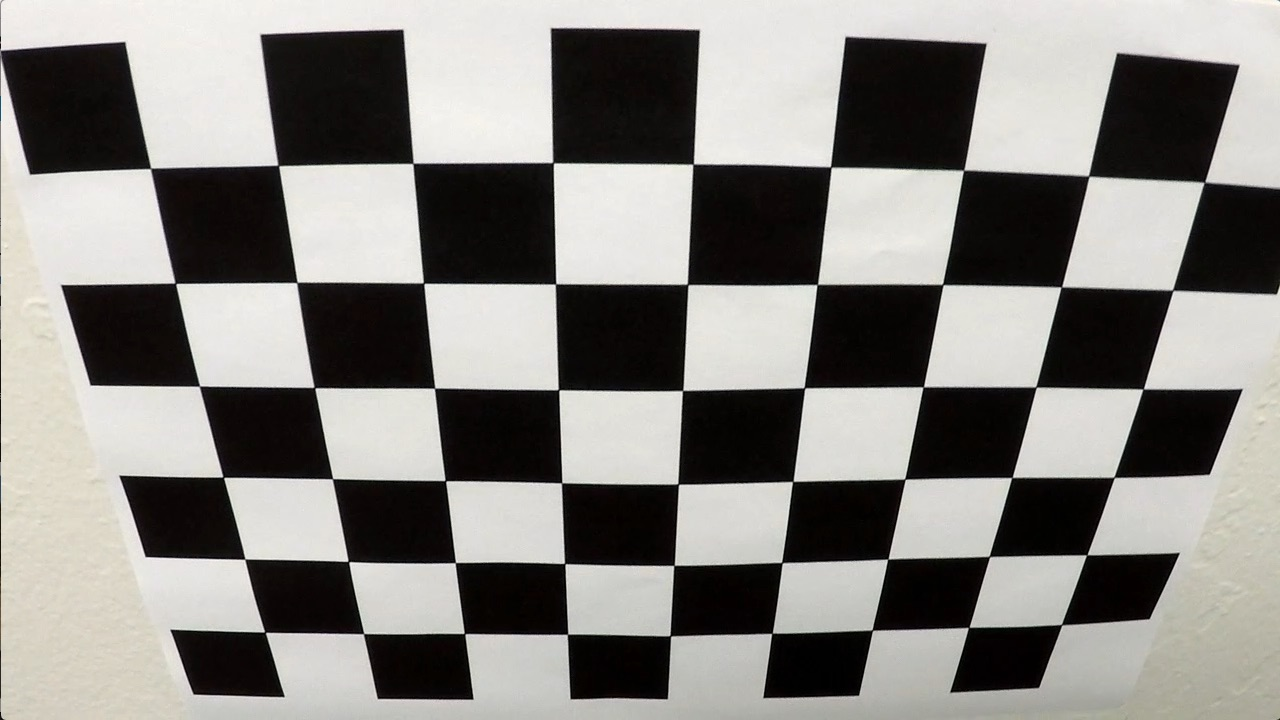
#> input picture self-driving-car/AdvancedLaneFinding/camera_cal/calibration2.jpg, 1280 x 720 px; the run also reads 1 picture not shown here
$ jupyter execute --allow-errors advanced_lane_finding.ipynb   (shell and % lines are left out)   (older library calls are emulated)
#> lines starting #> are read from the running program, lines starting #| are printed output that depends on the picture
## Import Packages

[cell 1]
import pickle
import cv2
import numpy as np
import matplotlib.pyplot as plt
import matplotlib.image as mpimg
import glob
import pickle
from matplotlib.patches import Polygon

### get the distortion coefficients and the camera matrix and save to pickle file
```
images = glob.glob('camera_cal/calibration*.jpg')
objpoints = [] # 3D points in real world space
imgpoints = [] # 2D points in image plane
nx = 9
ny = 5
# Prepare object points, like (0,0,0), (1,0,0), (2,0,0),...,(8,4,0)
objp = np.zeros((nx*ny,3), np.float32)
objp[:,:2] = np.mgrid[0:nx,0:ny].T.reshape(-1,2)

for fname in images:
    img = mpimg.imread(fname)
    gray = cv2.cvtColor(img, cv2.COLOR_BGR2GRAY)
    # Find the chessboard corners
    ret, corners = cv2.findChessboardCorners(gray, (9,5), None)
    # If corners are found, add object points, image points
    if ret:
        imgpoints.append(corners)
        objpoints.append(objp)

ret, mtx, dist, rvecs, tvecs = cv2.calibrateCamera(objpoints, imgpoints, gray.shape[::-1], None, None)
dist_pickle = {'mtx':mtx, 'dist':dist}
pickle.dump(dist_pickle, open( "dist_pickle.p", "wb" ) )
```

[cell 2]
dist_pickle = pickle.load( open( "dist_pickle.p", "rb" ) )
#> (reads self-driving-car/AdvancedLaneFinding/dist_pickle.p from the repository)
#> further down, img is the input picture: shape (720, 1280, 3); mean R, G, B 134.4, 132.4, 128.5
mtx = dist_pickle["mtx"]
dist = dist_pickle["dist"]

## Helper Functions

[cell 3]
def grayscale(img):
    """Applies the Grayscale transform"""
    return cv2.cvtColor(img, cv2.COLOR_RGB2GRAY)

def cal_undistort(img, mtx, dist):
    dst = cv2.undistort(img, mtx, dist, None, mtx)
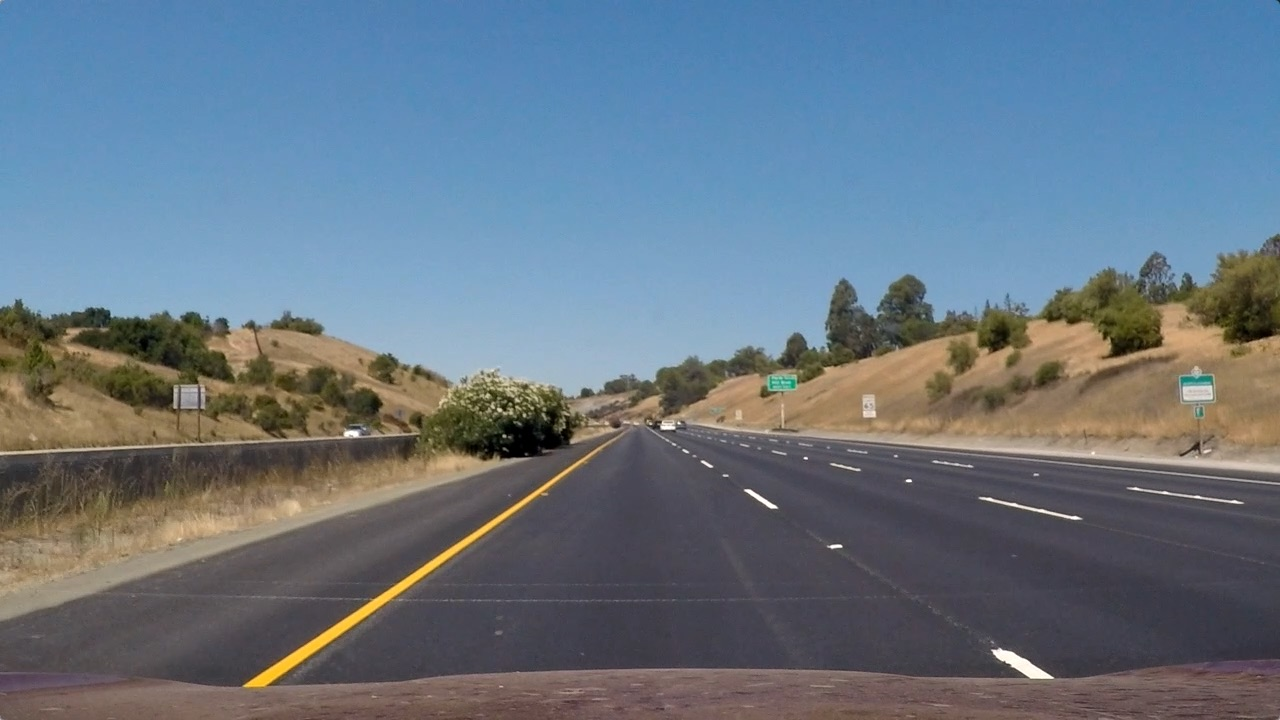
#> input picture self-driving-car/AdvancedLaneFinding/test_images/straight_lines1.jpg, 1280 x 720 px
#> further down, image is the input picture: shape (720, 1280, 3); mean R, G, B 103.2, 117.7, 131.2
    return dst

def gradient_threshold(img):
    # Convert to HLS color space and separate the S channel
    # Note: img is the undistorted image
    hls = cv2.cvtColor(img, cv2.COLOR_RGB2HLS)
#> hls: shape (720, 1280, 3); mean of channels 0, 1, 2 86.7, 117.5, 66.4
    s_channel = hls[:,:,2]
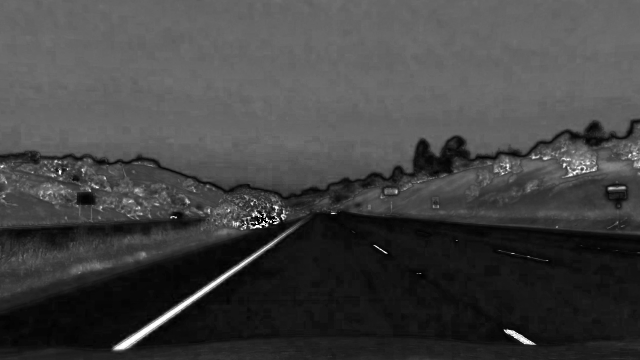
#> s_channel: shape (720, 1280) (shown at 1/2 size); min 0, max 255, mean 66.4

    # Grayscale image
    # NOTE: we already saw that standard grayscaling lost color information for the lane lines
    # Explore gradients in other colors spaces / color channels to see what might work better
    gray = cv2.cvtColor(img, cv2.COLOR_RGB2GRAY)
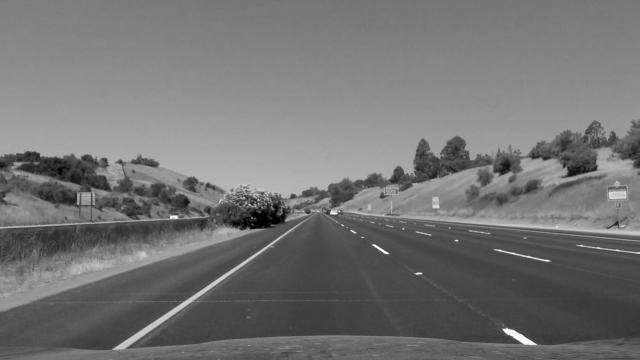
#> gray: shape (720, 1280) (shown at 1/2 size); min 0, max 254, mean 115.4

    # Sobel x
    sobelx = cv2.Sobel(gray, cv2.CV_64F, 1, 0) # Take the derivative in x
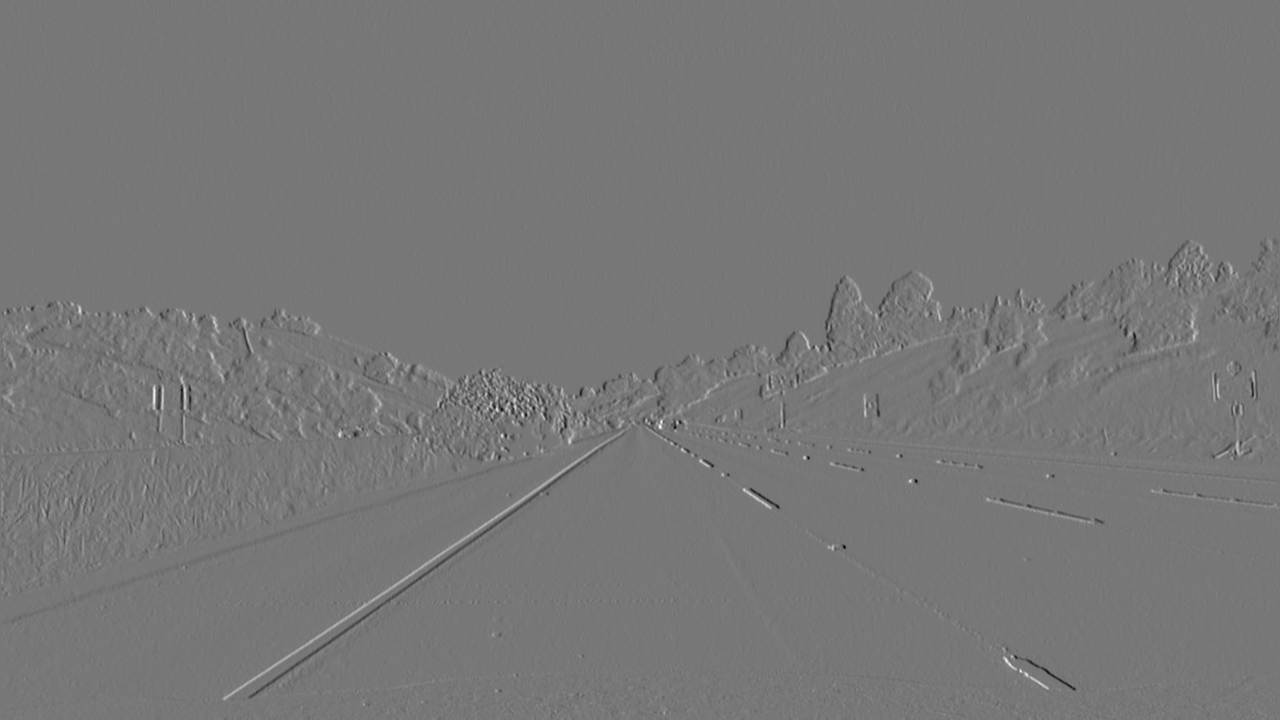
#> sobelx: shape (720, 1280) float64; min -498, max 562, mean -0.1; drawn with min black and max white
    abs_sobelx = np.absolute(sobelx) # Absolute x derivative to accentuate lines away from horizontal
    scaled_sobel = np.uint8(255*abs_sobelx/np.max(abs_sobelx))
#> (the rest of the program and of its run is left out)
